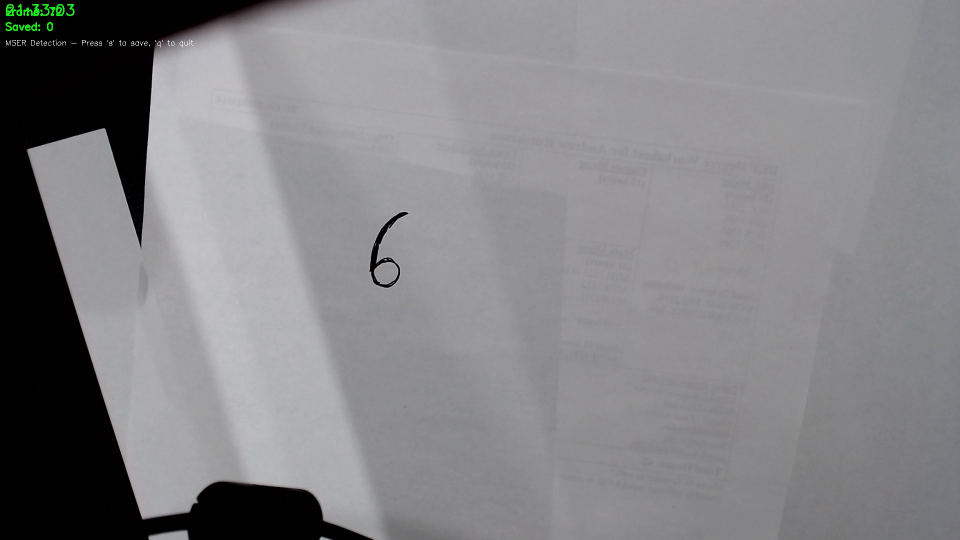
#> input picture camera/testing/mser_test_20250915_213256/mser_001_01_original.jpg, 1920 x 1080 px (shown at 1/2 size)
$ python -i realtime_mser_fast_threaded2.py   (imports and definitions only)
#> lines starting #> are read from the running program, lines starting #| are printed output that depends on the picture; after the words box and inside, x2 and y2 are one past the last pixel; in counts of white or black regions, pixels touching at a corner belong together
#> further down, picture is the input picture: shape (1080, 1920, 3); mean B, G, R 133.1, 130.9, 131
#!/usr/bin/env python3
"""
Real-time MSER Digit Detection with Small Object Optimization
Optimized MSER parameters for detecting small digits and various sizes
"""

import cv2
import numpy as np
import threading
import time
import queue
from collections import deque

class SmallObjectMSERDigitDetector:
    def __init__(self):
        # MSER parameters optimized for small objects
        self.mser = cv2.MSER_create(
            delta=3,           # Lower for better small object detection
            min_area=80,       # Reduced for tiny digits
            max_area=120000,   # Increased for large digits
            max_variation=0.2, # Lower for better stability
            min_diversity=0.12, # Lower for more sensitive detection
            max_evolution=200,
            area_threshold=1.01,
            min_margin=0.003,
            edge_blur_size=4   # Reduced for sharper edges
        )

        # Detection parameters
        self.detection_scale = 0.5
        self.min_aspect_ratio = 0.15
        self.max_aspect_ratio = 2.5
        self.min_size = 15
        self.max_size = 200

        # Border weighting
        self.border_weight_threshold = 0.3

    def preprocess_frame_small_objects(self, frame):
        """Preprocessing optimized for small object detection"""
        # Convert to grayscale
        gray = cv2.cvtColor(frame, cv2.COLOR_BGR2GRAY)

        # Apply Gaussian blur to reduce noise while preserving small details
        blurred = cv2.GaussianBlur(gray, (3, 3), 0)

        # Apply adaptive thresholding for better small object contrast
        thresh = cv2.adaptiveThreshold(
            blurred, 255, cv2.ADAPTIVE_THRESH_GAUSSIAN_C, cv2.THRESH_BINARY, 11, 2
        )
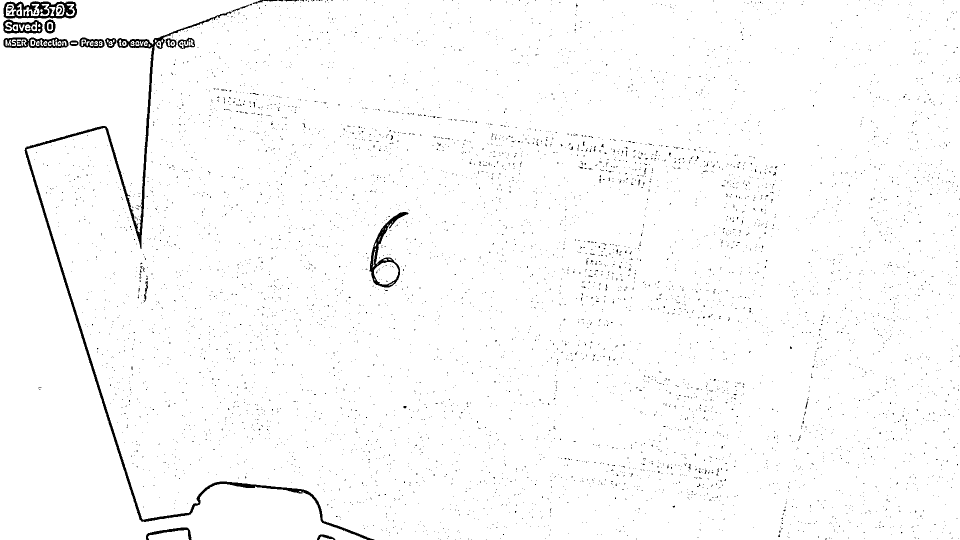
#> thresh: shape (1080, 1920) (shown at 1/2 size); 98.2% white; 5730 black regions (5693 under 20 px), largest, box (x1, y1, x2, y2) and area: (49, 23, 749, 1080) 12212, (7, 2, 154, 37) 2678, (739, 424, 817, 575) 2181

        # Light morphological operations to clean up small noise
        kernel = cv2.getStructuringElement(cv2.MORPH_ELLIPSE, (2, 2))
        cleaned = cv2.morphologyEx(thresh, cv2.MORPH_CLOSE, kernel)
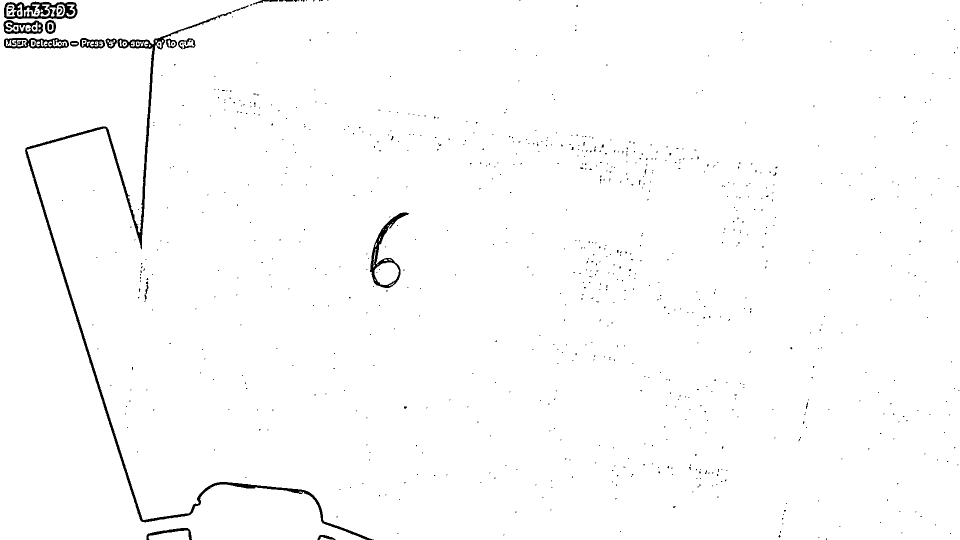
#> cleaned: shape (1080, 1920) (shown at 1/2 size); 98.7% white; 845 black regions (808 under 20 px), largest, box (x1, y1, x2, y2) and area: (50, 24, 748, 1080) 12174, (8, 3, 155, 38) 2683, (740, 425, 818, 576) 2193

        return cleaned

    def calculate_border_weight(self, x, y, w, h, frame_shape):
        """Calculate weight based on distance from borders"""
        frame_h, frame_w = frame_shape[:2]

        # Calculate distances from borders
        dist_top = y
        dist_bottom = frame_h - (y + h)
        dist_left = x
        dist_right = frame_w - (x + w)

        # Calculate minimum distance to any border
        min_dist = min(dist_top, dist_bottom, dist_left, dist_right)

        # Calculate weight (higher for regions away from borders)
        max_dist = min(frame_w, frame_h) / 2
        weight = min(1.0, min_dist / max_dist)

        return weight

    def detect_small_objects(self, frame):
        """Detect small objects using optimized MSER parameters"""
        # Preprocess frame
        processed = self.preprocess_frame_small_objects(frame)

        # Scale down for faster processing
        h, w = processed.shape
#> h = 1080; w = 1920
        new_h, new_w = int(h * self.detection_scale), int(w * self.detection_scale)
#> new_h = 540; new_w = 960
        scaled = cv2.resize(processed, (new_w, new_h))
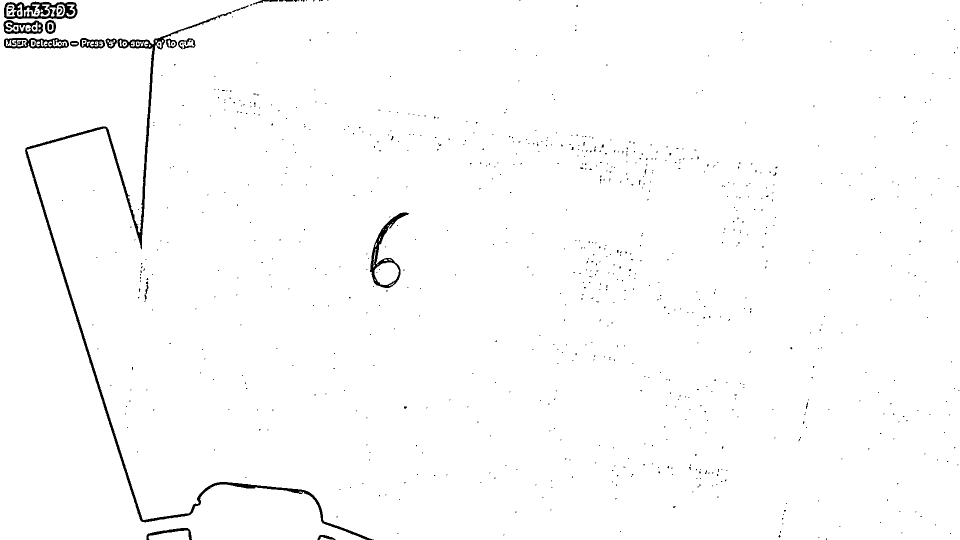
#> scaled: shape (540, 960); min 0, max 255, mean 251.7

        # Detect MSER regions
        regions, _ = self.mser.detectRegions(scaled)
#> regions = 48 items

        detections = []
        for region in regions:
            # Get bounding box
            x, y, w, h = cv2.boundingRect(region)

            # Scale back up
            x = int(x / self.detection_scale)
            y = int(y / self.detection_scale)
            w = int(w / self.detection_scale)
            h = int(h / self.detection_scale)

            # Filter by size
            if w < self.min_size or h < self.min_size or w > self.max_size or h > self.max_size:
                continue

            # Filter by aspect ratio
            aspect_ratio = w / h
            if aspect_ratio < self.min_aspect_ratio or aspect_ratio > self.max_aspect_ratio:
                continue

            # Calculate border weight
            weight = self.calculate_border_weight(x, y, w, h, frame.shape)
            if weight < self.border_weight_threshold:
                continue

            # Calculate confidence based on region stability and border weight
            confidence = weight * 0.7 + 0.3  # Base confidence with weight influence

            detections.append({
                'bbox': (x, y, w, h),
                'confidence': confidence,
                'weight': weight
            })
#> this loop made 48 passes
#> (x, y, w, h, aspect_ratio) on passes 1, 3, 4, 5, 6, 7, 12, 13, 20, 21, 22, 24: (52, 76, 80, 20, 4), (8, 76, 130, 20, 6.5), (8, 40, 74, 22, 3.36), (8, 40, 78, 28, 2.79), (8, 4, 146, 34, 4.29), (8, 4, 146, 34, 4.29), (294, 1056, 88, 22, 4), (294, 1056, 90, 22, 4.09), (292, 1056, 92, 22, 4.18), (8, 2, 148, 36, 4.11), (8, 76, 130, 22, 5.91), (6, 40, 80, 28, 2.86)
#> (x, y, w, h, aspect_ratio, dist_top in calculate_border_weight, dist_bottom in calculate_border_weight, dist_left in calculate_border_weight) on passes 2, 9, 11, 17, 19, 23: (8, 76, 46, 20, 2.3, 76, 984, 8), (160, 76, 50, 20, 2.5, 76, 984, 160), (160, 76, 50, 20, 2.5, 76, 984, 160), (160, 76, 50, 22, 2.27, 76, 982, 160), (356, 76, 36, 22, 1.64, 76, 982, 356), (90, 40, 22, 28, 0.786, 40, 1012, 90)
#> after the loop, detections = 7 items

        # Remove duplicates using improved NMS
        detections = self.remove_duplicates_improved(detections)

        return detections

    def remove_duplicates_improved(self, detections):
        """Improved duplicate removal for small objects with nested detection handling"""
        if not detections:
            return []

        # Sort by area (largest first) to prioritize larger detections
        detections.sort(key=lambda x: x['bbox'][2] * x['bbox'][3], reverse=True)

        filtered = []
        for det in detections:
            x1, y1, w1, h1 = det['bbox']
            area1 = w1 * h1
            is_duplicate = False

            for existing in filtered:
                x2, y2, w2, h2 = existing['bbox']
                area2 = w2 * h2

                # Check if current detection is completely contained within existing
                if (x1 >= x2 and y1 >= y2 and
                    x1 + w1 <= x2 + w2 and y1 + h1 <= y2 + h2):
                    # Current detection is inside existing one - skip it
                    is_duplicate = True
                    break

                # Check if existing detection is completely contained within current
                if (x2 >= x1 and y2 >= y1 and
                    x2 + w2 <= x1 + w1 and y2 + h2 <= y1 + h1):
                    # Existing detection is inside current one - remove existing
                    filtered.remove(existing)
                    break

                # Calculate overlap for partial overlaps
                overlap_x = max(0, min(x1 + w1, x2 + w2) - max(x1, x2))
                overlap_y = max(0, min(y1 + h1, y2 + h2) - max(y1, y2))
                overlap_area = overlap_x * overlap_y

                if overlap_area > 0:
                    union_area = area1 + area2 - overlap_area
                    overlap_ratio = overlap_area / union_area

                    # If significant overlap, keep the larger detection
                    if overlap_ratio > 0.3:  # Reduced threshold for better filtering
                        if area1 > area2:
                            # Current is larger, remove existing
                            filtered.remove(existing)
                        else:
                            # Existing is larger, skip current
                            is_duplicate = True
                            break

            if not is_duplicate:
                filtered.append(det)
#> this loop made 7 passes
#> (x1, y1, w1, h1, area1) on passes 1 to 7: (740, 424, 78, 152, 11856), (740, 424, 78, 152, 11856), (740, 426, 78, 150, 11700), (740, 426, 76, 134, 10184), (748, 524, 50, 46, 2300), (750, 526, 48, 44, 2112), (750, 526, 48, 44, 2112)
#> after the loop, filtered = 1 item

        return filtered

class SmallObjectMSERThreadedDetector:
    # [212 lines left out: functions __init__, capture_frames, detection_worker, get_latest_detections, draw_detection_overlay, run, not called in this run]

# [3 lines not run here, left out]

>>> import cv2
>>> picture = cv2.imread('../mser_test_20250915_213256/mser_001_01_original.jpg')
>>> result = SmallObjectMSERDigitDetector().detect_small_objects(picture)
#> result = 1 item

$ run again, on camera/testing/mser_test_20250915_213256/mser_001_07_digit_0_roi.jpg
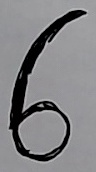
#> input picture camera/testing/mser_test_20250915_213256/mser_001_07_digit_0_roi.jpg, 96 x 172 px
#> picture is the input picture: shape (172, 96, 3); mean B, G, R 133.1, 130.7, 130.9
#> in preprocess_frame_small_objects, `thresh = cv2.adaptiveThreshold( blurred, 255, cv2.ADAPTIVE_THRESH_GAUS..`:
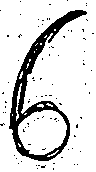
#> thresh: shape (172, 96); 85.7% white; 86 black regions (85 under 20 px), largest, box (x1, y1, x2, y2) and area: (9, 10, 87, 161) 2175
#> cleaned: shape (172, 96); 86.5% white; 9 black regions (8 under 20 px), largest, box (x1, y1, x2, y2) and area: (10, 11, 88, 162) 2189
#> in detect_small_objects, `scaled = cv2.resize(processed, (new_w, new_h))`:
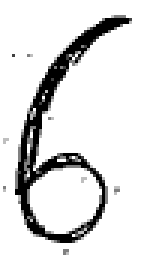
#> scaled: shape (86, 48) (shown 3 times larger); min 0, max 255, mean 220.7
#> regions = 13 items
#> the loop in detect_small_objects, `for region in regions:` made 13 passes
#> (x, y, w, h, aspect_ratio, dist_top in calculate_border_weight, dist_bottom in calculate_border_weight, dist_left in calculate_border_weight) on passes 1 to 8: (10, 12, 76, 134, 0.567, 12, 26, 10), (10, 12, 78, 150, 0.52, 12, 10, 10), (10, 10, 78, 152, 0.513, 10, 10, 10), (10, 10, 78, 152, 0.513, 10, 10, 10), (2, 2, 92, 168, 0.548, 2, 2, 2), (2, 2, 92, 168, 0.548, 2, 2, 2), (20, 112, 48, 44, 1.09, 112, 16, 20), (2, 2, 92, 168, 0.548, 2, 2, 2)
#> after the loop in detect_small_objects, `for region in regions:`: detections = 3 items
#> the loop in remove_duplicates_improved, `for det in detections:` made 3 passes
#> (x1, y1, w1, h1, area1) on passes 1 to 3: (18, 110, 50, 46, 2300), (20, 112, 48, 44, 2112), (20, 112, 48, 44, 2112)
#> after the loop in remove_duplicates_improved, `for det in detections:`: filtered = 1 item
